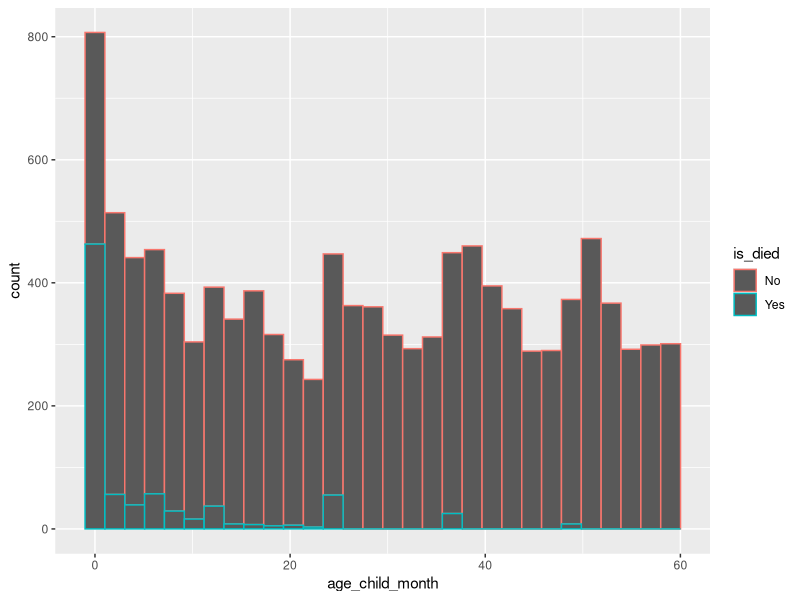
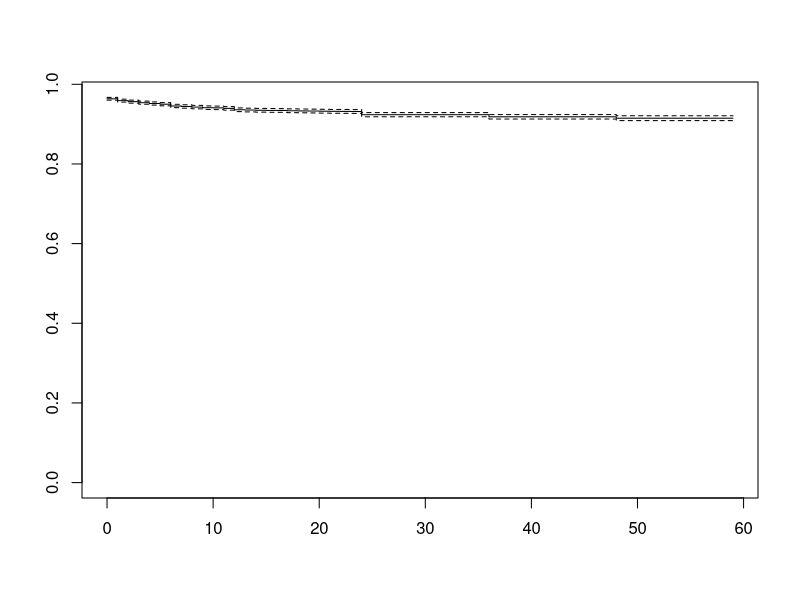
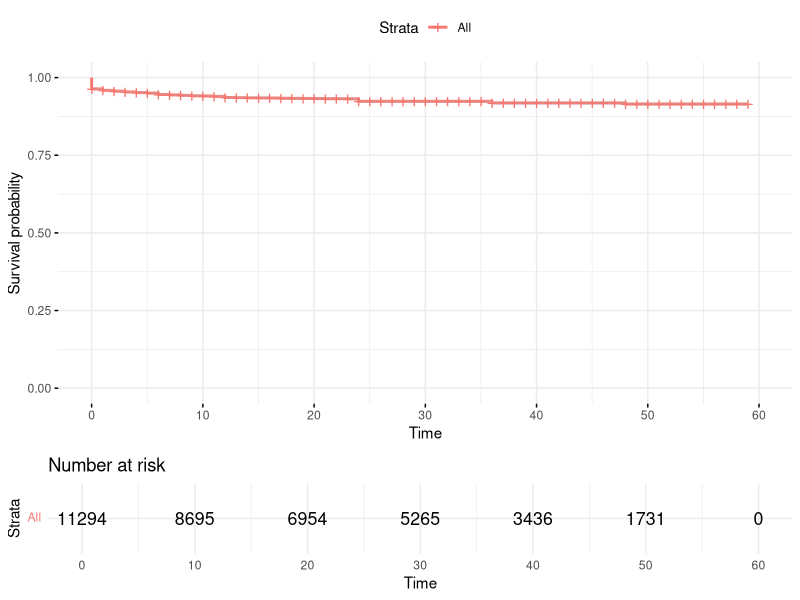
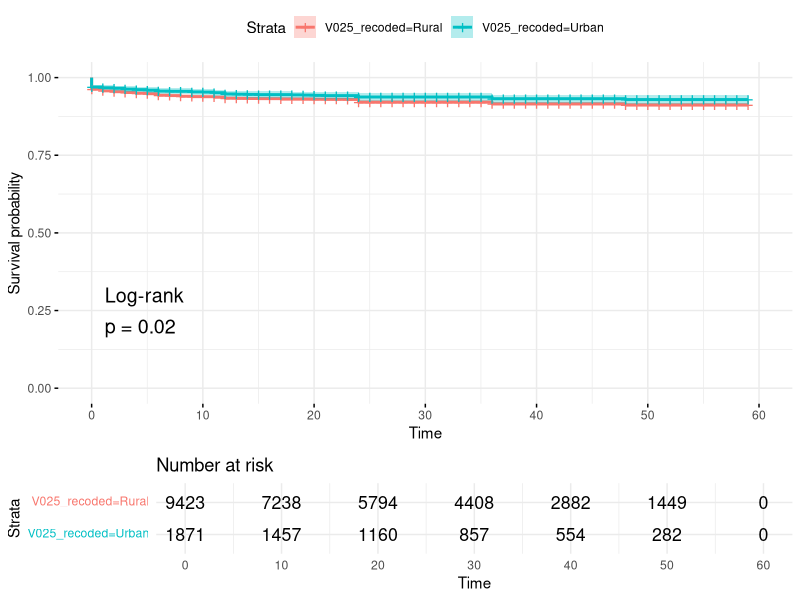
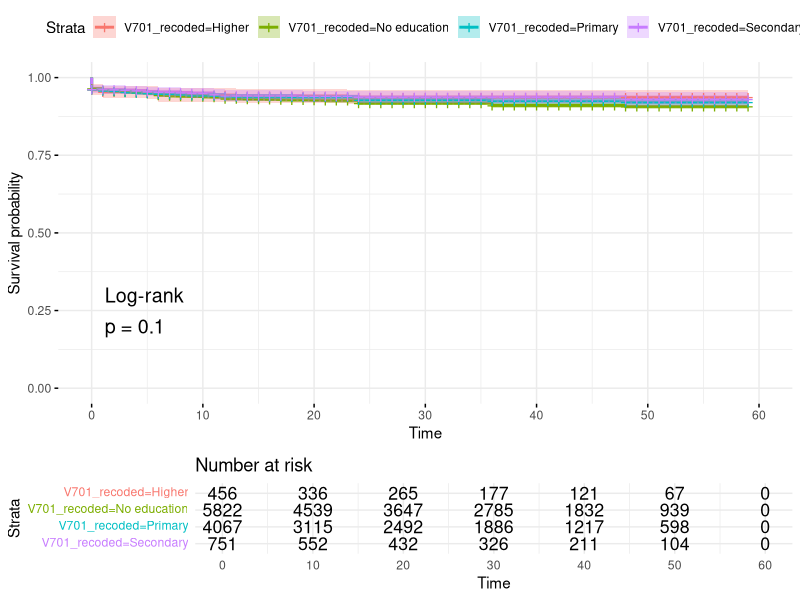
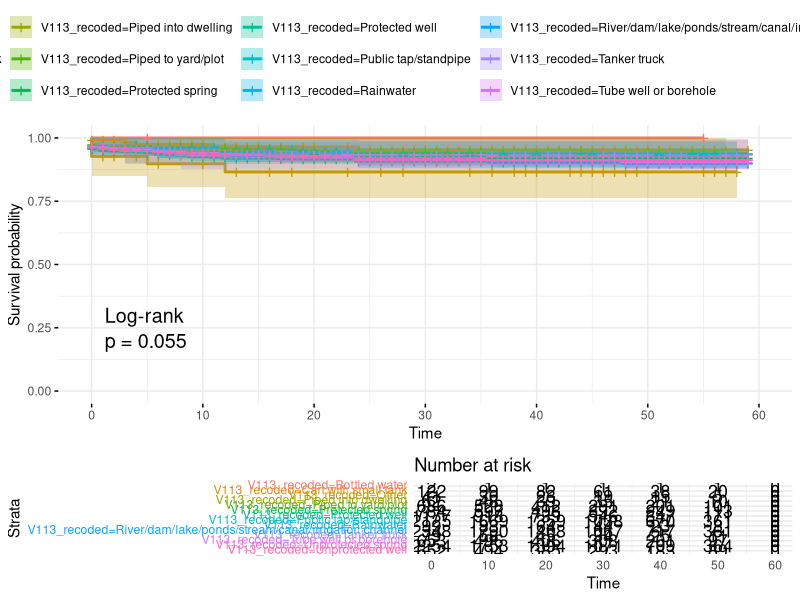
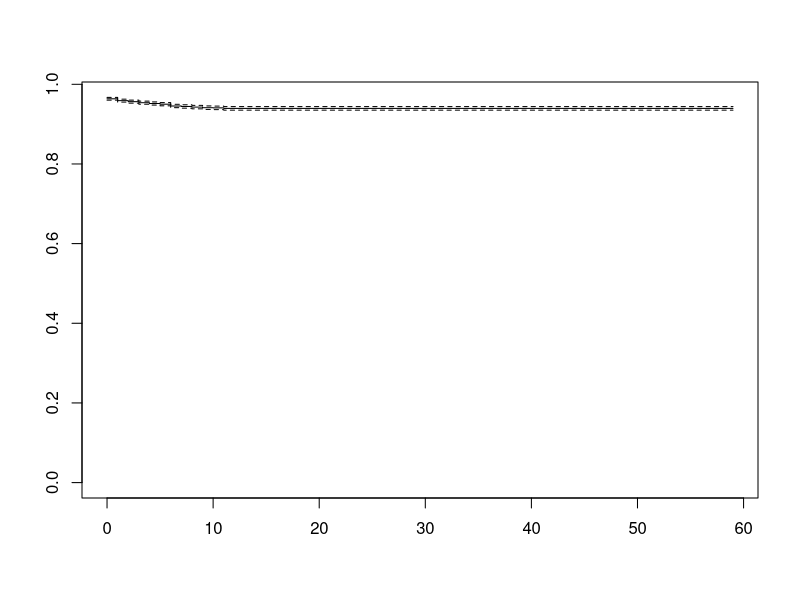

Generate these figures, in order, with R:
################################################################################
#
# Survival analysis of under-five (u5) child mortality
#
# By Kofiya Technologies (https://kofiyatech.com/)
#
################################################################################


# Set working directory
setwd("D:\\RStudioProjects\\watoto-survival")

################################################################################
# Load data
################################################################################
library(readr)

surv_data <- readr::read_csv("./dhs-table-preprocessed-ayele2017-survival-paper.csv")

# Load schema definition about variables
schema_definition <- readr::read_csv("./schema-definition-variable-ayele2017-survival-paper.csv")


################################################################################
# Survival analysis for under five (U5) mortality rate
################################################################################
# Import library  ##############################################################
library(dplyr)        # for data wrangling and processing 
library(magrittr)     # for pipe operator
library(ggplot2)      # for visualization
library(skimr)        # to summarise data
library(survival)     # for survival analysis


# Get columns of interest for analysis   #######################################
col_of_interest <- schema_definition %>% 
  dplyr::filter(Type %in% c("feature_numeric", "feature_categorical", "response")) %>% 
  dplyr::select(Name, Recoded)

col_of_interest <- col_of_interest %>% 
  dplyr::mutate(NameModified = ifelse(Recoded == TRUE, 
                                      paste(Name, "recoded", sep='_'),
                                      Name)) %>% 
  dplyr::pull(NameModified)
  
# Keep analysis variables in the data
surv_data <- surv_data %>% 
  dplyr::select(any_of(col_of_interest))
  

# Derive response variable for survival analysis  ##############################
# ------------------------------------------------------------------------------
# Variable definition
# - B6:  Age at death
# - B7:  Age at death (months, imputed)
# - B13: Flag for age at death
# - HW1: Child's age in months
# ------------------------------------------------------------------------------
# Obtained from SQLite DB
# > SELECT * from ".\ET_2011_DHS_07082021_1847_58107.ETKR61FL.FlatValuesSpec"
# > WHERE Name = 'B13'
# ------------------------------------------------------------------------------
# Variable values --> B13 (Flag for age at death)
# - 0 = No flag
# - 1 = > interview
# - 2 = < breastfeeding
# - 3 = < age supplemented
# - 4 = < first breastfed
# - 5 = < last vaccination
# - 6 = Outside range
# - 7 = Imputed, units given
# - 8 = Imputed, no units
# ------------------------------------------------------------------------------
# Variable values --> B6 (Age at death)
# - 100 = Died on day of birth
# - 101 = Days: 1
# - 199 = Days: number missing
# - 201 = Months: 1
# - 299 = Months: number missing
# - 301 = Years: 1
# - 399 = Years: number missing
# ------------------------------------------------------------------------------

# ------------------------------------------------------------------------------
# Check B13
# ------------------------------------------------------------------------------
# Output
# B13     n
# <dbl> <int>
#   1     0   814
# 2     1    10
# 3     4     3
# 4     6    17
# 5     8     2
# 6    NA 10808
# ------------------------------------------------------------------------------
surv_data %>% 
  dplyr::count(B13) %>% 
  dplyr::arrange(B13)

# Let's exclude other flag types for B13 variable
surv_data <- surv_data %>% 
  dplyr::filter(B13 %in% c(0, NA))


# ------------------------------------------------------------------------------
# Do we need B6 (Age at death) as we have B7 (Age at death (months, imputed))?
# ------------------------------------------------------------------------------
# - B7 takes values from 0 (died on day of birth) to 48 months (4 years)
# - N=10,808 are children who are alive.
# - N=814 are children who died.
table_b7 <- surv_data %>% 
  dplyr::count(B7) %>% 
  dplyr::arrange(B7)

table_b6 <- surv_data %>% 
  dplyr::count(B6) %>% 
  dplyr::arrange(B6)

# Drop B6
surv_data <- surv_data %>% 
  dplyr::select(-c(B6))

# ------------------------------------------------------------------------------
# How are B7, B13 and HW1 variables related to each other?
# ------------------------------------------------------------------------------
# B7 contains age for died kids, and HW1 for alive kids!
# ------------------------------------------------------------------------------
# B7 	B13 HW1
# NA  NA  43
# 0   0  	NA
# NA  NA  4
# 2   0  	NA
# NA  NA  30
# 7   0  	NA
# 10  0	  NA
# NA  NA  9
# NA  NA  57
# NA  NA  23
# ------------------------------------------------------------------------------
# Find out if there are children whose age is not known!
# - There are 328 children with age unknown
unknown_age_children <- surv_data %>% dplyr::select(B7, HW1) %>% 
  dplyr::filter(is.na(B7) & is.na(HW1))

# Drop children whose age is not known
surv_data <- surv_data %>% 
  dplyr::filter(!(is.na(B7) & is.na(HW1)))

# Sanity checks
# - This gives a total of 10,480 alive kids and 814 died kids!
# B7              HW1       
# Min.   : 0.000   Min.   : 0.00  
# 1st Qu.: 0.000   1st Qu.:14.00  
# Median : 0.000   Median :29.00  
# Mean   : 5.784   Mean   :29.13  
# 3rd Qu.: 7.000   3rd Qu.:44.00  
# Max.   :48.000   Max.   :59.00  
# NA's   :10480    NA's   :814  
surv_data %>% dplyr::select(B7, HW1) %>% summary()


# Create target variable
surv_data <- surv_data %>% 
  dplyr::mutate(is_died = ifelse(is.na(B13), 'No', 'Yes'))

# Distribution of number of deaths
# is_died     n
# <dbl> <int>
#   1       1   814
#   2      NA 10480
surv_data %>% 
  dplyr::count(is_died)

# Drop B13
surv_data <- surv_data %>% 
  dplyr::select(-c(B13))

# Derive a new age variable from B13 and HW1 variables.
surv_data <- surv_data %>% 
  dplyr::mutate(age_child_month = ifelse(!is.na(HW1), 
                                         HW1,
                                         ifelse(!is.na(B7), B7,
                                                NA)))

# Sanity checks
# age_child_month
# Min.   : 0.00  
# 1st Qu.:11.00  
# Median :27.00  
# Mean   :27.44  
# 3rd Qu.:43.00  
# Max.   :59.00 
surv_data %>% 
  dplyr::select(age_child_month) %>% 
  summary()

# Distribution of age by death
ggplot2::ggplot(surv_data, aes(x=age_child_month, color=is_died)) +
  ggplot2::geom_histogram()

# Drop original variables that are used to derive target variable(s)
surv_data <- surv_data %>% 
  dplyr::select(-c(B7, HW1))

# Check distribution of child age
# - Most of the children have died before the age of 7 months (see Q3_AGE)!
# - All of the children who died couldn't make 48 months (see MAX_AGE)!
# - The average age of died children is about 6 months!
surv_data %>% 
  dplyr::select(is_died, age_child_month) %>% 
  dplyr::group_by(is_died) %>% 
  skimr::skim()


# Create censoring variable (right censoring)   ################################
# - Our study endpoint is U5 (under five years). Any death after 5 years should 
#   be censored.
surv_data <- surv_data %>% 
  dplyr::mutate(censored_u5 = ifelse((is_died == 'Yes') & (age_child_month < 60), 
                                     1,
                                     0))

# Distribution of censoring variable
#   censored_u5     n
#   0            10480
#   1            814
surv_data %>% 
  dplyr::count(censored_u5)


# Kaplan-Meier (KM) Analysis - Life Table ######################################
km_baseline <- survival::survfit(Surv(age_child_month, censored_u5) ~ 1,
                                 data=surv_data,
                                 type='kaplan-meier')

print(km_baseline)

# Get life table from KM result
summary(km_baseline)

plot(km_baseline)

# A better survival plot
library(survminer)

survminer::ggsurvplot(km_baseline, 
                      data = surv_data,
                      risk.table = TRUE,
                      conf.int = TRUE,
                      ggtheme = theme_minimal())

# KM Analysis by area of residence
km_por <- survival::survfit(Surv(age_child_month, censored_u5) ~ V025_recoded,
                            data=surv_data,
                            type='kaplan-meier')

print(km_por)

summary(km_por)

survminer::ggsurvplot(km_por, 
                      data = surv_data,
                      risk.table = TRUE,
                      conf.int = TRUE,
                      pval = TRUE,
                      pval.method = TRUE,
                      ggtheme = theme_minimal())


# Fit Cox Proportional Hazard (PH) model - Cox Regression model  ###############
cox_por <- survival::coxph(Surv(age_child_month, censored_u5) ~ V025_recoded,
                           data = surv_data)

summary(cox_por)

# KM Analysis by Husband/partner's education level
km_edu <- survival::survfit(Surv(age_child_month, censored_u5) ~ V701_recoded,
                            data=surv_data,
                            type='kaplan-meier')

print(km_edu)

summary(km_edu)

survminer::ggsurvplot(km_edu, 
                      data = surv_data,
                      risk.table = TRUE,
                      conf.int = TRUE,
                      pval = TRUE,
                      pval.method = TRUE,
                      ggtheme = theme_minimal())


# Fit Cox Proportional Hazard (PH) model - Cox Regression model  ###############
cox_por <- survival::coxph(Surv(age_child_month, censored_u5) ~ V025_recoded,
                           data = surv_data)

summary(cox_por)

# KM Analysis by Source of drinking water
km_sdw <- survival::survfit(Surv(age_child_month, censored_u5) ~ V113_recoded,
                            data=surv_data,
                            type='kaplan-meier')

print(km_sdw)

summary(km_sdw)

survminer::ggsurvplot(km_sdw, 
                      data = surv_data,
                      risk.table = TRUE,
                      conf.int = TRUE,
                      pval = TRUE,
                      pval.method = TRUE,
                      ggtheme = theme_minimal())


# Fit Cox Proportional Hazard (PH) model - Cox Regression model  ###############
# Place of residence
cox_por <- survival::coxph(Surv(age_child_month, censored_u5) ~ V025_recoded,
                           data = surv_data)

summary(cox_por)

# Source of drinking water 
cox_sdw <- survival::coxph(Surv(age_child_month, censored_u5) ~ V113_recoded,
                           data = surv_data)

summary(cox_sdw)





# ------------------------------------------------------------------------------
# Fit Cox PH model for all features
# ------------------------------------------------------------------------------
# Get features
feature_vars <- schema_definition %>% 
  dplyr::filter(Type %in% c("feature_numeric", "feature_categorical")) %>% 
  dplyr::select(Name, Recoded) %>% 
  dplyr::mutate(NameModified = ifelse(Recoded == TRUE, 
                                      paste(Name, "recoded", sep='_'),
                                      Name)) %>% 
  dplyr::pull(NameModified)

# Create data set with feature_vars and target vars
all_vars <- c(feature_vars, 'age_child_month', 'censored_u5')

surv_data_all <- surv_data %>% 
  dplyr::select(any_of(all_vars))

# Fit model with all features
cox_all <- survival::coxph(Surv(age_child_month, censored_u5) ~ .,
                           data = surv_data_all)

summary(cox_all)


################################################################################
# Survival analysis for under one (U1) mortality rate
################################################################################
# Create censoring variable (right censoring)   ################################
# - Our study endpoint is U1 (under one year). Any death after a year should 
#   be censored.
surv_data <- surv_data %>% 
  dplyr::mutate(censored_u1 = ifelse((is_died == 'Yes') & (age_child_month < 12), 
                                     1,
                                     0))

# Distribution of censoring variable
#   censored_u1     n
#   0            10480
#   1            814
surv_data %>% 
  dplyr::count(censored_u1)


# Kaplan-Meier (KM) Analysis - Life Table ######################################
km_baseline <- survival::survfit(Surv(age_child_month, censored_u1) ~ 1,
                                 data=surv_data,
                                 type='kaplan-meier')

print(km_baseline)

# Get life table from KM result
summary(km_baseline)

# Survival below 12 months
summary(km_baseline, times=seq(1, 12))

# Survival after 12 months
summary(km_baseline, times=seq(12, 60))

plot(km_baseline)




################################################################################
# RESOURCES
################################################################################
# - https://rviews.rstudio.com/2017/09/25/survival-analysis-with-r/





